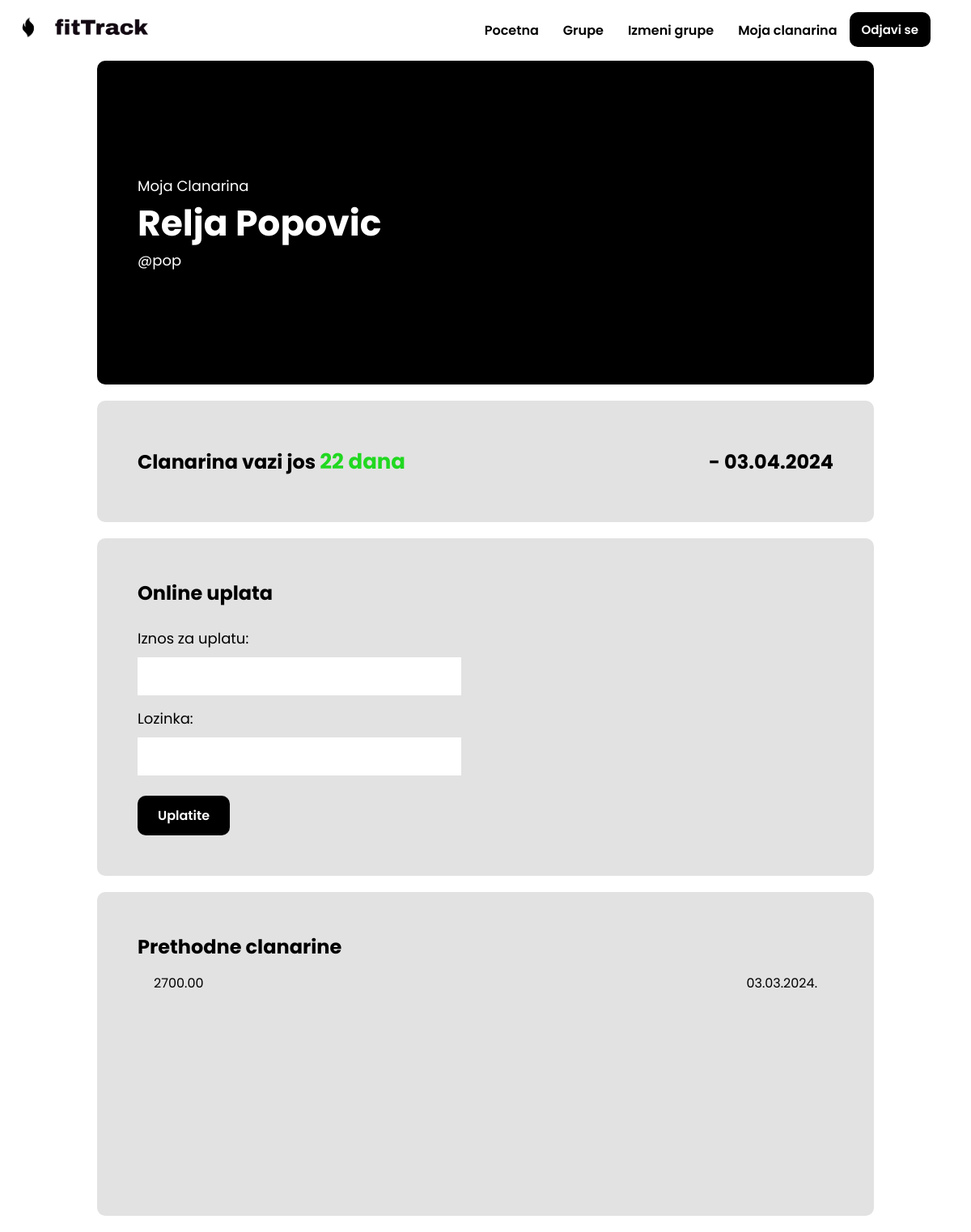
The page /membership.php (signed in) on the database its author committed.
### tables this page shows
CREATE TABLE `clanarina` (
  `id` int(11) NOT NULL,
  `idClana` int(11) NOT NULL,
  `iznos` decimal(10,2) NOT NULL,
  `datumUplate` timestamp NOT NULL DEFAULT current_timestamp()
);

CREATE TABLE `korisnik` (
  `id` int(10) NOT NULL,
  `email` varchar(60) NOT NULL,
  `username` varchar(60) NOT NULL,
  `fullName` varchar(60) NOT NULL,
  `regDate` timestamp NOT NULL DEFAULT current_timestamp(),
  `password` varchar(255) NOT NULL,
  `idGrupe` int(11) DEFAULT NULL,
  `admin` int(1) NOT NULL DEFAULT 0
);

### membership.php (the view, shortened to what this page needs)
<!DOCTYPE html>
<html lang="en">
<head>
    <link rel="stylesheet" href="./css/global.css">
    <link rel="stylesheet" href="./css/secondary.css">
    <link rel="stylesheet" href="./css/membership.css">
</head>
<body>
<?php
include('./components/header.php');
include('./handlers/connection.php');
$iznosErr = $lozinkaErr = "";
$email = $_SESSION['email'];
$sql = "SELECT k.id, k.username, k.fullName, c.datumUplate, c.iznos  FROM korisnik k LEFT JOIN clanarina c ON k.id = c.idClana WHERE k.email ='$email' ORDER BY c.datumUplate DESC";
$result = $conn->query($sql);
$row = $result->fetch_assoc();
$danas = new DateTime();
if($row["datumUplate"] != null){
  $datumUplate = new DateTime($row["datumUplate"]);
  $datumVazenja = clone $datumUplate;
  $datumVazenja->modify('+1 month');
}
else{
  $datumUplate = null;
  $datumVazenja = null;
}
?>
<main>
  <section class="memHero">
    <div class="secLeft">
      <p>Moja Clanarina</p>
      <h1><?php echo $row["fullName"]?></h1>
      <p>@<?php echo $row["username"]?></p>
    </div>
  </section>
  <section class="secondary">
    <h2>
      <?php
        if($datumVazenja != null){
          if($danas > $datumVazenja){
            echo 'Clanarina vam je istekla pre <span class="date error">' . $danas->diff($datumVazenja)->days . ' dana</span>';
          }
          else{
            echo 'Clanarina vazi jos <span class="date">' . $danas->diff($datumVazenja)->days . ' dana</span>';
          }
        }
        else echo "Niste uplatili clanarinu";
      ?>
    </h2>
    <h2>-
    <?php
      if($datumVazenja != null) echo $datumVazenja->format("d.m.Y");
      else echo " -- --";
    ?></h2>
  </section>
  <section class="memSec">
    <h2>Online uplata</h2>
    <form method="post" action="<?php echo htmlspecialchars($_SERVER["PHP_SELF"]);?>" name="membershipForm" class="memForm">
      <label for="iznos">Iznos za uplatu:</label>
      <input type="text" name="iznos">
      <label for="lozinka">Lozinka:</label>
      <input type="password" name="lozinka">
      <span class="error"><?php echo $lozinkaErr?></span><br>
      <button type="submit" class="btnDark">Uplatite</button>
    </form>
  </section>
  <section class="memSec">
    <h2>Prethodne clanarine</h2>
    <?php
    $sql = "SELECT c.datumUplate, c.iznos  FROM korisnik k JOIN clanarina c ON k.id = c.idClana WHERE k.email ='$email' ORDER BY c.datumUplate DESC";
    $result = $conn->query($sql);
      if ($result->num_rows > 0) {
        while($row = $result->fetch_assoc()) {
          $datumUplate = new DateTime($row["datumUplate"]);
          echo '
          <div class="payment">
            <p>' . $row["iznos"] . '</p>
            <p>' . $datumUplate->format("d.m.Y") . '.</p>
          </div>';
        }
      }
      else{
        echo '<div class="nopayments">Nema dosadasnjih uplata</div>';
      }
    ?>
  </section>
</main>
</body>
</html>

### css/global.css (style rules this page uses)
* { margin: 0; padding: 0; box-sizing: border-box; font-family: "Poppins", sans-serif; }
main { width: 80%; display: flex; flex-direction: column; margin: auto; max-width: 1600px; margin-top: 75px; }
section { width: 100%; height: fit-content; display: flex; margin: auto; }
.btnDark { background-color: #000; color: #fff; padding: 12px 25px; border-radius: 10px; font-size: 16px; font-weight: 600; margin-right: 15px; height: fit-content; width: fit-content; cursor: pointer; border: none; outline: none; }

### css/secondary.css (style rules this page uses)
.secondary { flex-direction: row; min-height: 150px; height: fit-content; width: 100%; justify-content: space-between; align-items: center; padding: 0 50px; margin: 20px 0; background-color: #e2e2e2; border-radius: 10px; }

### css/membership.css (style rules this page uses)
.memHero { width: 100%; min-height: 400px; height: fit-content; display: flex; flex-direction: row; justify-content: space-between; background-color: #000; color: #fff; border-radius: 10px; align-items: center; padding: 0 50px; }
.secLeft { width: 60%; height: 100%; display: flex; flex-direction: column; }
.secLeft h1 { font-size: 44px; }
.secLeft p { font-size: 18px; }
.date { font-size: 26px; font-weight: 700; color: rgb(33, 216, 33); }
.memSec { width: 100%; min-height: 400px; height: fit-content; display: flex; flex-direction: column; justify-content: flex-start; background-color: #e2e2e2; color: #000; border-radius: 10px; margin-bottom: 20px; padding: 50px; }
.memSec h2 { padding-bottom: 10px; }
.memForm { display: flex; flex-direction: column; height: fit-content; width: 100%; }
.memForm label { font-size: 18px; padding: 15px 0 5px 0; }
.memForm input { width: 100%; max-width: 400px; padding: 10px 15px; border: none; outline: none; margin-top: 5px; font-size: 18px; background-color: #fff; }
.payment { width: 100%; height: fit-content; display: flex; flex-direction: row; align-items: center; justify-content: space-between; padding: 5px 20px; }

### rows shown on the page
clanarina: idClana.fullName "Relja Popovic", idClana.username "pop", datumUplate "22", datumUplate "03.04.2024", iznos "2700.00", datumUplate "03.03.2024"
